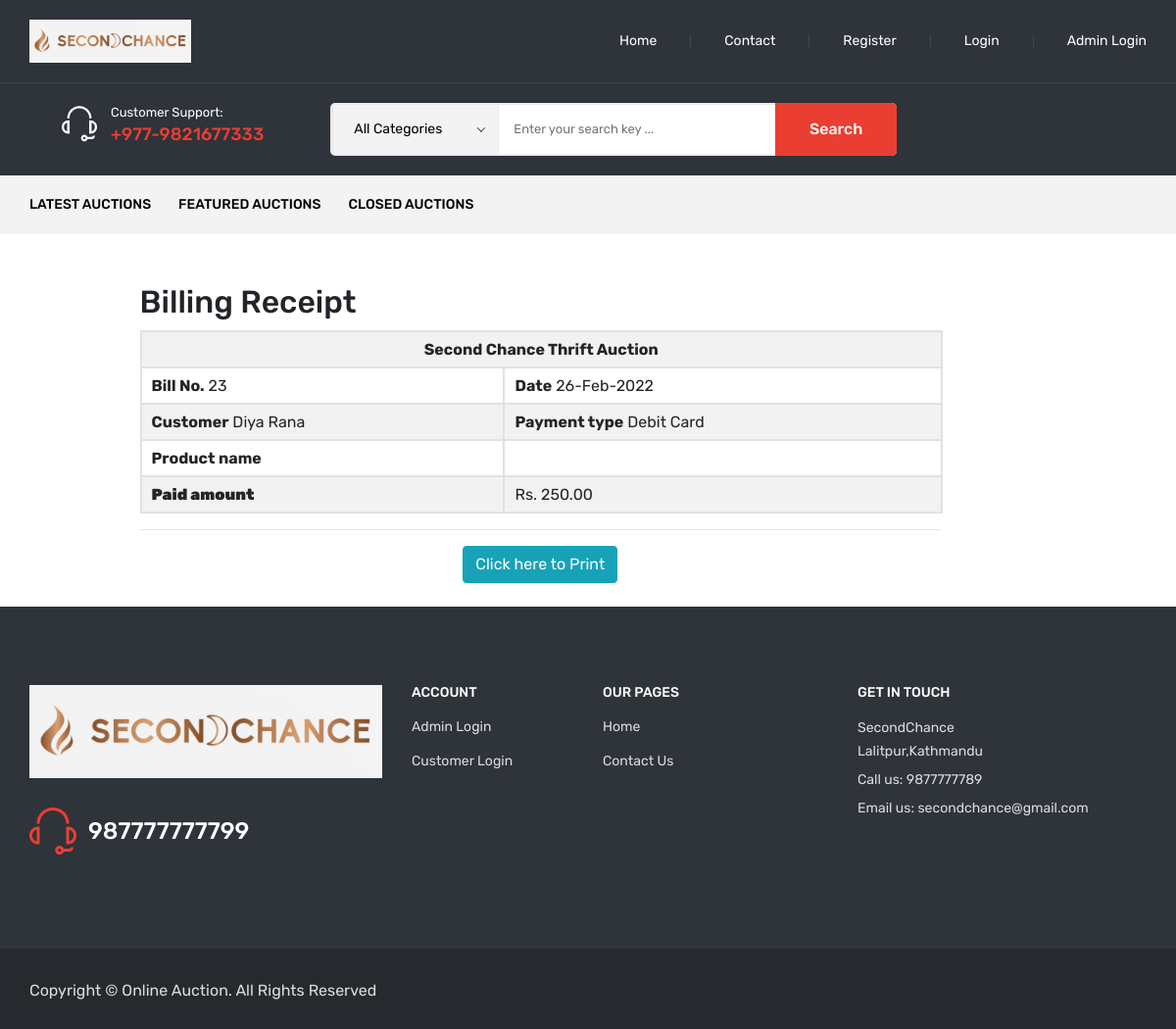
The app's page /billingreceipt.php with its own data.
### tables this page shows
CREATE TABLE `billing` (
  `billing_id` int(10) NOT NULL,
  `customer_id` int(10) NOT NULL,
  `email_id` varchar(50) NOT NULL,
  `product_id` int(10) NOT NULL,
  `purchase_date` date NOT NULL,
  `purchase_amount` float(10,2) NOT NULL,
  `payment_type` varchar(20) NOT NULL,
  `card_type` varchar(50) NOT NULL,
  `card_number` varchar(20) NOT NULL,
  `expire_date` date NOT NULL,
  `cvv_number` varchar(5) NOT NULL,
  `card_holder` varchar(50) NOT NULL,
  `verify_token` varchar(191) NOT NULL,
  `verify_status` tinyint(2) NOT NULL DEFAULT 0 COMMENT '0=no,1=yes',
  `status` varchar(10) NOT NULL
);

CREATE TABLE `customer` (
  `customer_id` int(10) NOT NULL,
  `customer_name` varchar(50) NOT NULL,
  `email_id` varchar(50) NOT NULL,
  `password` varchar(100) NOT NULL,
  `address` text NOT NULL,
  `mobile_no` varchar(15) NOT NULL,
  `status` varchar(10) NOT NULL
);

### billingreceipt.php (the view, shortened to what this page needs)
<?php
include("header.php");
$sqlpayment = "SELECT * FROM billing LEFT JOIN customer ON customer.customer_id=billing.customer_id LEFT JOIN product ON product.product_id=billing.product_id ";
$qsqlpayment = mysqli_query($con,$sqlpayment);
$rspayment= mysqli_fetch_array($qsqlpayment);
?>
   <div class="content-wraper mt-50">
                <div class="container-fluid">
                    <div class="row">
                        <div class="col-lg-1 col-md-1 col-sm-1"></div>
                        <div class="col-lg-9 col-md-6 col-sm-6">
                            <div class="customer-login-register">
	<div class="banner">
		<div class="w3l_banner_nav_right">
			<div class="agileinfo_single">
				<div class="col-md-12 agileinfo_single_right">
				<h2>Billing Receipt</h2>
					<div class="snipcart-item block">
						<div class="w3agile_description">
<div id="printableArea">
<table id="datatable"  class="table table-striped table-bordered dataTable" cellspacing="0" width="100%" role="grid" aria-describedby="example_info" style="width: 100%;" >
       <tr>
		<th colspan="3"><center>Second Chance Thrift Auction</center></th>
	   </tr>
		<tr>
			<td><b>Bill No.</b> <?php echo $rspayment['billing_id']; ?> </td>
			<td><b>Date</b>  <?php echo date("d-M-Y",strtotime($rspayment['purchase_date'])); ?></td>
		</tr>
		<tr>
		    <td><b>Customer</b> <?php echo $rspayment['customer_name']; ?></td>
			<td><b>Payment type</b> <?php echo $rspayment['card_type']; ?></td>
		</tr>
		<tr>
			<td><b>Product name</b> </td>
			<td><?php echo $rspayment['product_name']; ?></td>
		</tr>
		<tr>
			<th><b>Paid amount</b></th>
			<td>Rs. <?php echo $rspayment['purchase_amount']; ?>
			</td>
		</tr>
</table>
</div>
<hr>
<center><input type="button" class="btn btn-info" name='print'  onclick="printDiv('printableArea')" value="Click here to Print"></center>
<br>
						</div>
					</div>
				</div>
			</div>
		</div>
	</div>
                            </div>
                        </div>
					</div>
                </div>
            </div>
<?php
include("footer.php");
?>

### style.css (style rules this page uses)
html, body { height: 100%; }
h1, h2, h3, h4, h5, h6 { margin: 0 0 10px; }
body { font-family: 'Rubik', sans-serif; font-size: 14px; font-weight: 400; font-size: 16px; line-height: 1.5; }
.mt-50 { margin: 50px 0 0 0; }
.container-fluid { padding-left: 90px; padding-right: 90px; }

### css/responsive.css (style rules this page uses)
@media (min-width: 1200px) and (max-width: 1399px) { .container-fluid { max-width: 1724px; padding-left: 30px; padding-right: 30px; } }

### records on screen
billing: billing_id "23", purchase_date "26-Feb-2022", card_type "Debit Card", purchase_amount "250.00"
customer: customer_name "Diya Rana"
